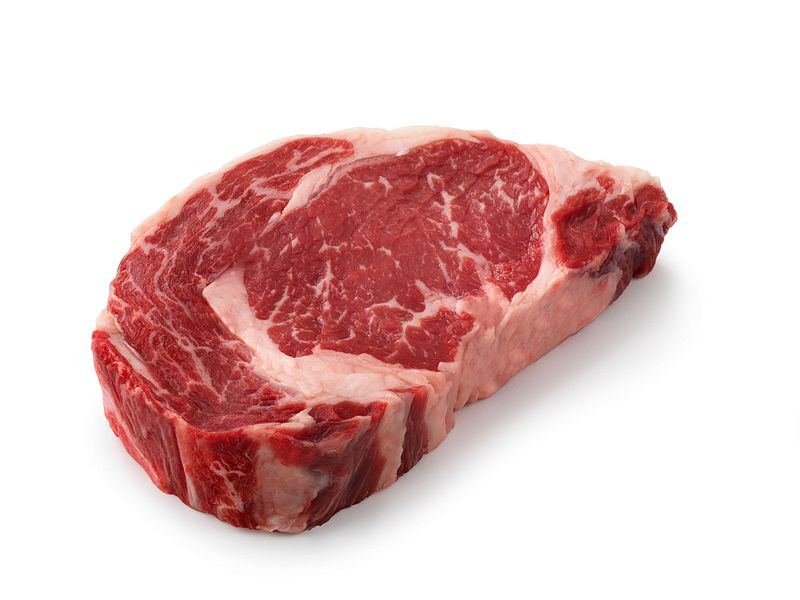
#> input picture RibEyeSegmentation/ribeye.jpg, 800 x 600 px
$ python main.py
#> lines starting #> are read from the running program, lines starting #| are printed output that depends on the picture; after the words box and inside, x2 and y2 are one past the last pixel; in counts of white or black regions, pixels touching at a corner belong together
import cv2
import numpy as np

def segment_image(image_path, threshold_value):
    # Read the image
#> called with image_path = 'path_to_your_image.jpg', threshold_value = 128
    image = cv2.imread('ribeye.jpg')
#> image is the input picture: shape (600, 800, 3); mean B, G, R 195.6, 196.6, 227.1

    # Convert the image to grayscale
    gray_image = cv2.cvtColor(image, cv2.COLOR_BGR2GRAY)
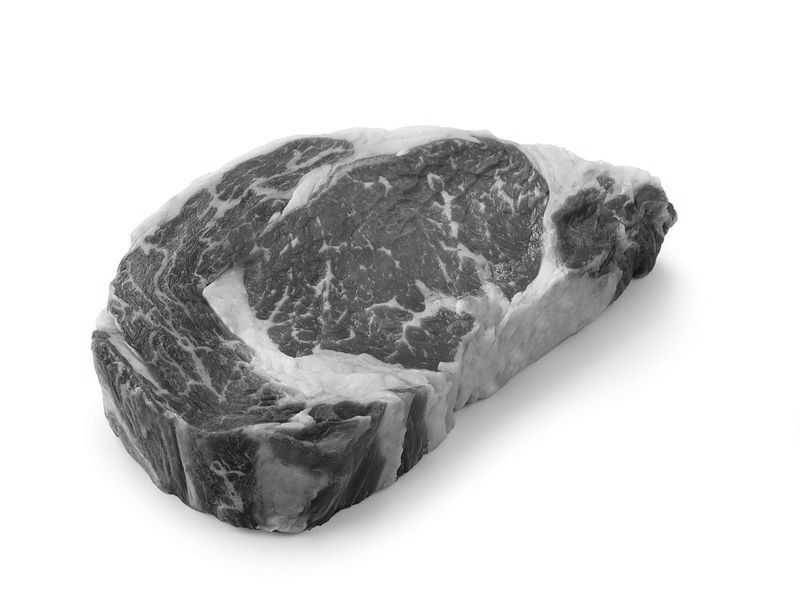
#> gray_image: shape (600, 800); min 9, max 255, mean 205.6

    # Apply thresholding
    _, thresholded_image = cv2.threshold(gray_image, threshold_value, 255, cv2.THRESH_BINARY)
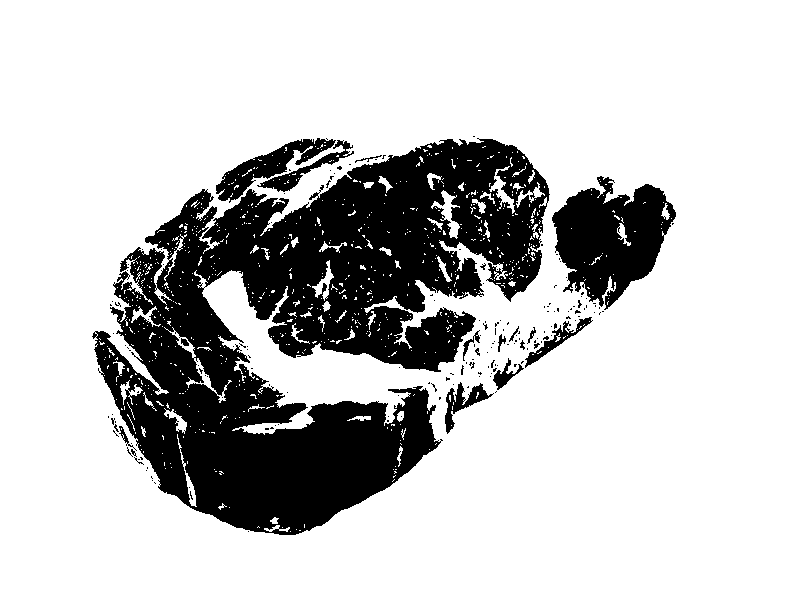
#> thresholded_image: shape (600, 800); 77.5% white; 177 black regions (161 under 20 px), largest, box (x1, y1, x2, y2) and area: (92, 138, 550, 535) 92118, (552, 176, 676, 310) 9708, (216, 138, 336, 203) 2359

    # Find connected components
    num_labels, labels, stats, _ = cv2.connectedComponentsWithStats(thresholded_image)
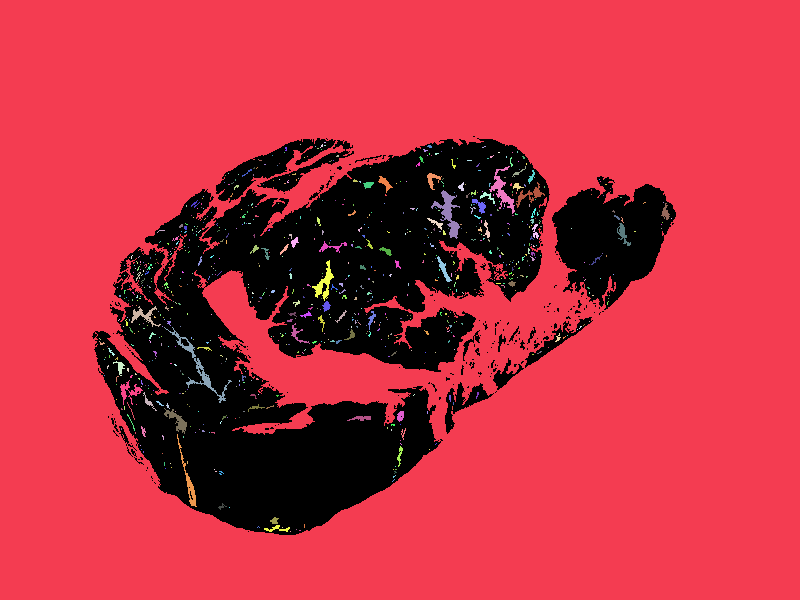
#> labels: shape (600, 800) int32; 798 distinct labels, from 0 to 797; one colour per label, 0 black
#> num_labels = 798; stats = 798 rows, first 6: [92, 136, 584, 399, 107990], [0, 0, 800, 600, 364832], [324, 142, 2, 1, 2], [300, 144, 1, 1, 1], [320, 144, 3, 4, 6], [324, 145, 2, 1, 2]

    # Create a blank image for color segmentation
    color_segmented_image = np.zeros_like(image)

    # Assign random colors to each region
    for label in range(1, num_labels):
        color = np.random.randint(0, 255, size=3)  # Generate a random color
        color_segmented_image[labels == label] = color
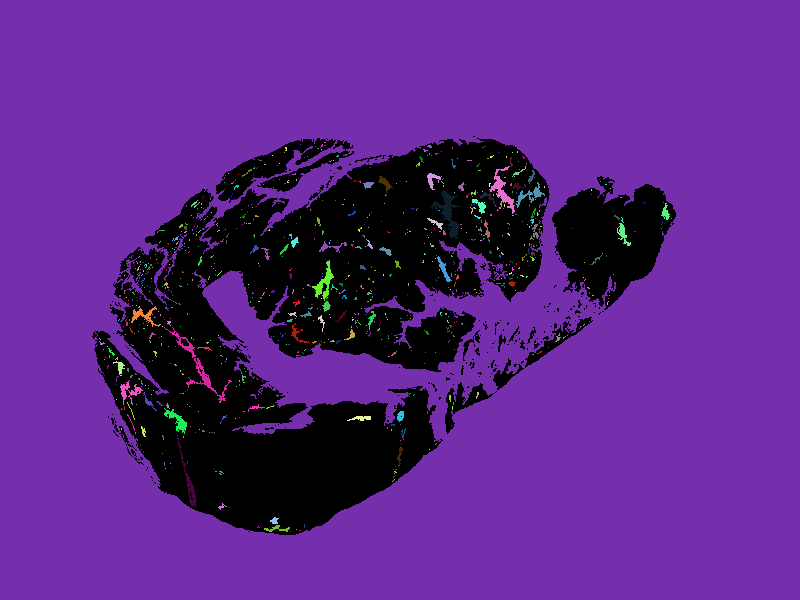
#> color_segmented_image: shape (600, 800, 3); mean of channels 0, 1, 2 132.6, 37.6, 90.8; drawn as B, G, R

    # Display the segmented image
    cv2.imshow("Segmented Image", color_segmented_image)
    cv2.waitKey(0)
    cv2.destroyAllWindows()

# Path to the image you want to segment
image_path = "path_to_your_image.jpg"

# Threshold value for segmentation (adjust as needed)
threshold_value = 128

# Call the segmentation function
segment_image(image_path, threshold_value)
